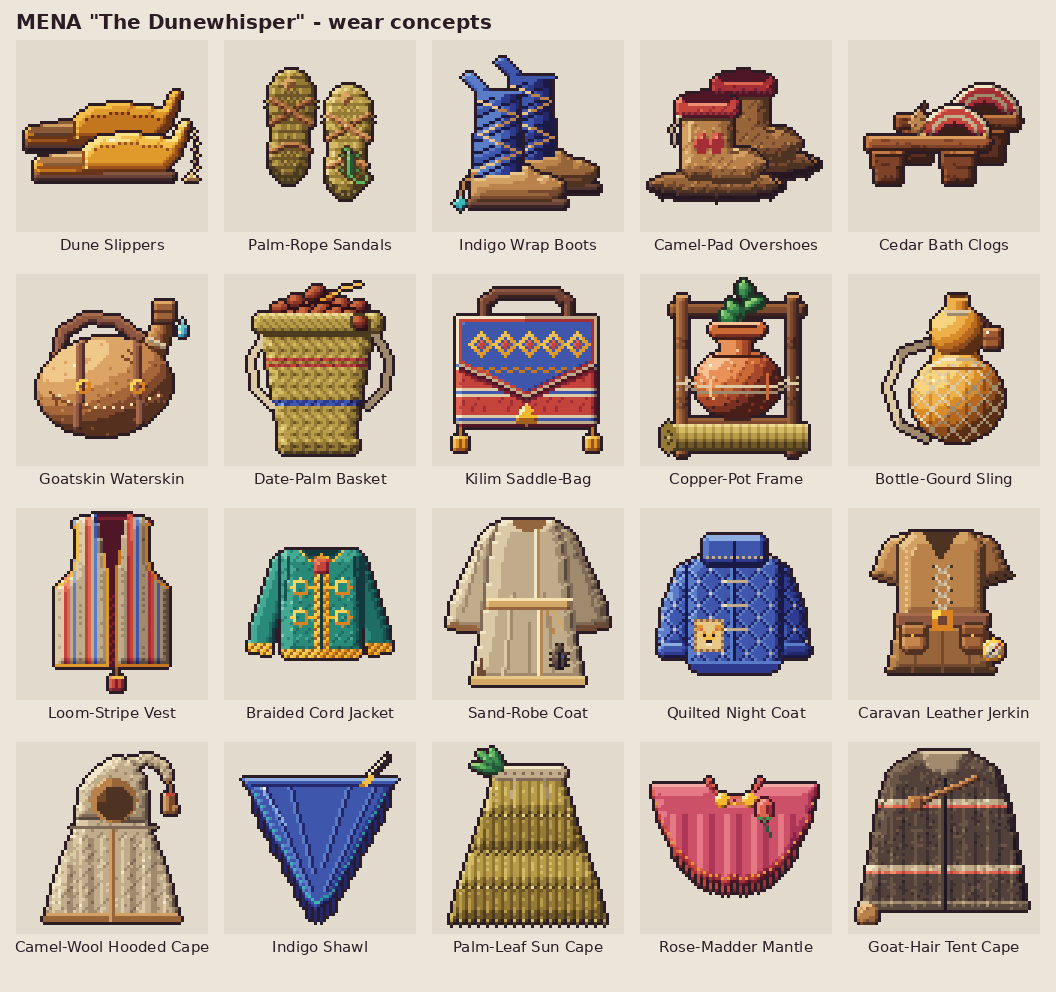

Source code (Python):
"""Contact sheet for the MENA wear concepts: 4 rows (footwear, backpack, coat, cloak) x 5, 3x NEAREST, names below."""
import glob, os
from PIL import Image, ImageDraw, ImageFont

HERE = os.path.dirname(os.path.abspath(__file__))
CATS = ["footwear", "backpack", "coat", "cloak"]
NAMES = {
    "footwear": ["Dune Slippers", "Palm-Rope Sandals", "Indigo Wrap Boots", "Camel-Pad Overshoes", "Cedar Bath Clogs"],
    "backpack": ["Goatskin Waterskin", "Date-Palm Basket", "Kilim Saddle-Bag", "Copper-Pot Frame", "Bottle-Gourd Sling"],
    "coat": ["Loom-Stripe Vest", "Braided Cord Jacket", "Sand-Robe Coat", "Quilted Night Coat", "Caravan Leather Jerkin"],
    "cloak": ["Camel-Wool Hooded Cape", "Indigo Shawl", "Palm-Leaf Sun Cape", "Rose-Madder Mantle", "Goat-Hair Tent Cape"],
}
S, PAD, LAB, HEAD = 192, 16, 26, 40
W = PAD + 5 * (S + PAD)
H = HEAD + 4 * (S + LAB + PAD) + PAD
try:
    font = ImageFont.truetype("DejaVuSans.ttf", 15)
    big = ImageFont.truetype("DejaVuSans-Bold.ttf", 20)
except OSError:
    font = big = ImageFont.load_default()
sheet = Image.new("RGB", (W, H), (236, 230, 218))
d = ImageDraw.Draw(sheet)
d.text((PAD, 10), 'MENA "The Dunewhisper" - wear concepts', fill=(43, 28, 38), font=big)
for r, cat in enumerate(CATS):
    files = sorted(glob.glob(os.path.join(HERE, f"{cat}-[1-5]-*.png")))
    for i, f in enumerate(files):
        im = Image.open(f).convert("RGBA")
        assert im.size == (64, 64), f
        x = PAD + i * (S + PAD)
        y = HEAD + r * (S + LAB + PAD)
        d.rectangle([x, y, x + S - 1, y + S - 1], fill=(226, 219, 205))
        big_im = im.resize((S, S), Image.NEAREST)
        sheet.paste(big_im, (x, y), big_im)
        name = NAMES[cat][i]
        tw = d.textlength(name, font=font)
        d.text((x + (S - tw) / 2, y + S + 4), name, fill=(43, 28, 38), font=font)
sheet.save(os.path.join(HERE, "sheet.png"))
print("sheet.png", sheet.size)
